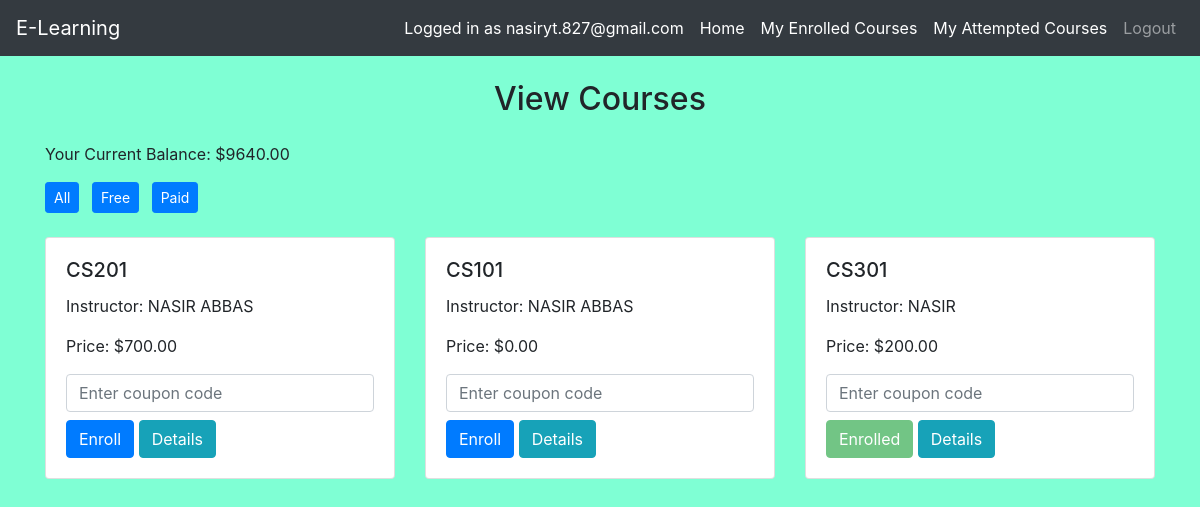
Screenshot of /home.php (signed in) with the database file from the repository.
### tables this page shows
CREATE TABLE `users` (
  `id` int(11) NOT NULL,
  `username` varchar(50) NOT NULL,
  `password` varchar(255) NOT NULL,
  `email` varchar(100) NOT NULL,
  `phone` varchar(20) NOT NULL,
  `status` varchar(10) NOT NULL DEFAULT 'pending',
  `Balance` decimal(10,2) NOT NULL DEFAULT 10000.00
);

CREATE TABLE `courses` (
  `Course_ID` int(11) NOT NULL,
  `Course_Title` varchar(255) NOT NULL,
  `Course_Instructor` varchar(255) NOT NULL,
  `Course_Content` text NOT NULL,
  `Course_Outline` text NOT NULL,
  `Course_Price` decimal(10,2) NOT NULL,
  `Start_Date` date DEFAULT NULL,
  `End_Date` date DEFAULT NULL
);

### home.php (the view, shortened to what this page needs)
<?php
include 'config.php';
$user_id = $_SESSION["user_id"];
$user_balance_query = "SELECT Balance FROM Users WHERE id = $user_id";
$result = mysqli_query($conn, $user_balance_query);
$user_balance = mysqli_fetch_assoc($result)['Balance'];
function fetchCoursesFromDatabase($conn, $filter) {
    if ($filter === 'free') {
        $query = "SELECT * FROM Courses WHERE Course_Price = 0";
    } else if ($filter === 'paid') {
        $query = "SELECT * FROM Courses WHERE Course_Price > 0";
    } else {
        $query = "SELECT * FROM Courses";
    }
    $result = mysqli_query($conn, $query);
    return mysqli_fetch_all($result, MYSQLI_ASSOC);
}
function isEnrolled($conn, $user_id, $course_id) {
    $enrollment_query = "SELECT * FROM Enrollments WHERE User_ID = $user_id AND Course_ID = $course_id";
    $result = mysqli_query($conn, $enrollment_query);
    return mysqli_num_rows($result) > 0;
}
$filter = isset($_GET['filter']) ? $_GET['filter'] : 'all';
$courses = fetchCoursesFromDatabase($conn, $filter);
?>
<!DOCTYPE html>
<html>
<head>
    <link rel="stylesheet" href="https://stackpath.bootstrapcdn.com/bootstrap/4.5.2/css/bootstrap.min.css">
</head>
<body>
    <?php include('navbar.php'); ?>
<div class="container" >
    <h2 class="mb-4 mt-4 text-center">View Courses</h2>
    <div>
        <p>Your Current Balance: <?php echo '$' . $user_balance; ?></p>
        <a class="btn btn-sm btn-primary mr-2" href="<?php echo $_SERVER['PHP_SELF']; ?>">All</a>
        <a class="btn btn-sm btn-primary mr-2" href="<?php echo $_SERVER['PHP_SELF']; ?>?filter=free">Free</a>
        <a class="btn btn-sm btn-primary" href="<?php echo $_SERVER['PHP_SELF']; ?>?filter=paid">Paid</a>
    </div>
    <div class="row mt-4">
        <?php foreach ($courses as $course) : ?>
            <div class="col-md-4">
                <div class="card course-card">
                    <div class="card-body">
                        <h5 class="card-title"><?php echo $course['Course_Title']; ?></h5>
                        <p class="card-text">Instructor: <?php echo $course['Course_Instructor']; ?></p>
                        <p class="card-text">Price: <?php echo '$' . $course['Course_Price']; ?></p>
                        <form action="<?php echo $_SERVER['PHP_SELF']; ?>" method="post">
                            <input class="form-control mb-2" type="text" name="coupon_code" placeholder="Enter coupon code">
                            <?php if (isEnrolled($conn, $_SESSION["user_id"], $course['Course_ID'])) : ?>
                                <button type="button" class="btn btn-success" disabled>Enrolled</button>
                            <?php else : ?>
                                <input type="submit" name="enroll" class="btn btn-primary" value="Enroll">
                            <?php endif; ?>
                            <a href="course_details.php?id=<?php echo $course['Course_ID']; ?>" class="btn btn-info">Details</a>
                        </form>
                    </div>
                </div>
            </div>
        <?php endforeach; ?>
    </div>
    </div>
</body>
</html>

### home.php (style rules this page uses)
body { background-color: aquamarine; }
.course-card { margin-bottom: 20px; }

### rows the page displays
users: Balance "9640.00"
courses: Course_Title "CS201", Course_Instructor "NASIR ABBAS", Course_Price "700.00"
courses: Course_Title "CS101", Course_Instructor "NASIR ABBAS", Course_Price "0.00"
courses: Course_Title "CS301", Course_Instructor "NASIR", Course_Price "200.00", shows "Enrolled"

### other values shown
$_SESSION["email"] "nasiryt.827@gmail.com"
